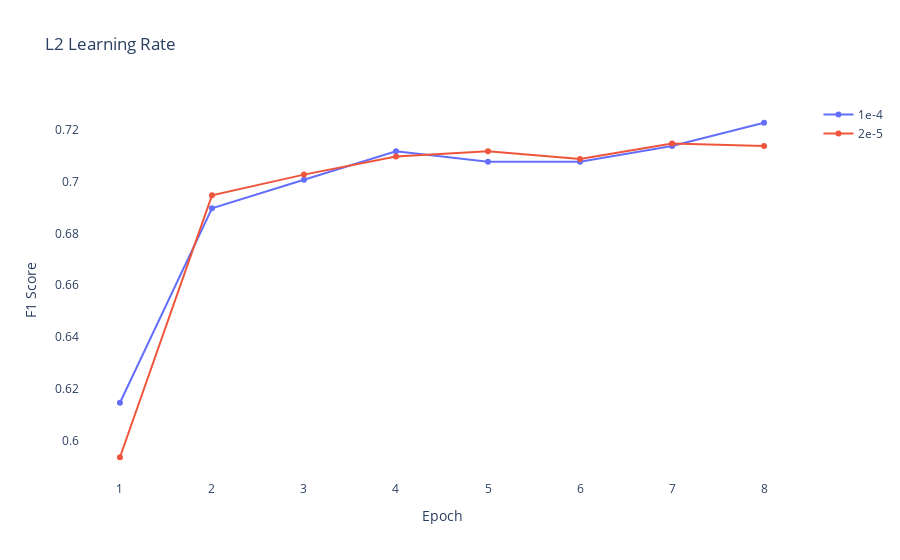

Here is the notebook cell this chart was saved with:
### Code cell
fig = go.Figure()

LR_1e4 = [0.6146146146146146, 0.6896896896896897, 0.7007007007007007, 0.7117117117117117, 0.7077077077077077, 0.7077077077077077, 0.7137137137137137, 0.7227227227227229]
LR_2e5 = [0.5935935935935935, 0.6946946946946947, 0.7027027027027027, 0.7097097097097097, 0.7117117117117117, 0.7087087087087086, 0.7147147147147147, 0.7137137137137137]


fig.add_trace(make_scatter_trace(LR_1e4, '1e-4'))
fig.add_trace(make_scatter_trace(LR_2e5, "2e-5"))

fig.update_layout(title_text = 'L2 Learning Rate', paper_bgcolor='rgba(0,0,0,0)',plot_bgcolor='rgba(0,0,0,0)')
fig.update_xaxes(title_text='Epoch')
fig.update_yaxes(title_text='F1 Score')

fig.show()

### Figure 1 — Plotly figure (JSON) as saved in the notebook; plotly's stock layout.template omitted (floating-point values rounded to 4 significant figures)
{"data": [{"name": "1e-4", "type": "scatter", "x": [1, 2, 3, 4, 5, 6, 7, 8], "y": [0.6146, 0.6897, 0.7007, 0.7117, 0.7077, 0.7077, 0.7137, 0.7227]}, {"name": "2e-5", "type": "scatter", "x": [1, 2, 3, 4, 5, 6, 7, 8], "y": [0.5936, 0.6947, 0.7027, 0.7097, 0.7117, 0.7087, 0.7147, 0.7137]}], "layout": {"paper_bgcolor": "rgba(0,0,0,0)", "plot_bgcolor": "rgba(0,0,0,0)", "title": {"text": "L2 Learning Rate"}, "xaxis": {"title": {"text": "Epoch"}}, "yaxis": {"title": {"text": "F1 Score"}}}}
